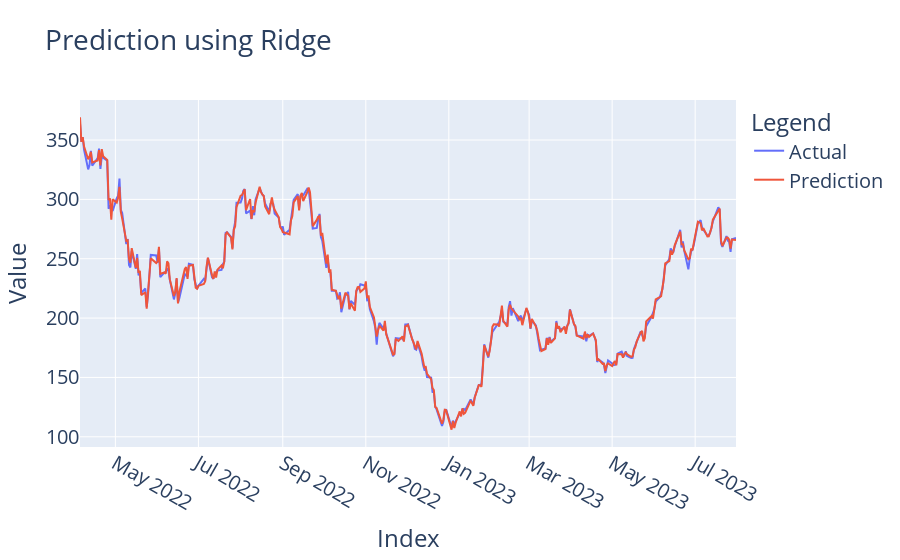

Notebook cell for this chart:
### Code cell
'''plt.figure(figsize=(25, 10))
plt.plot(y_test, color = 'blue', label = 'actual')
plt.plot(y_test_pred_ridge, color = 'green', label = 'prediction')
plt.title("Prediction using Ridge", fontdict= {'fontsize': 20})
plt.show()'''

import plotly.graph_objects as go

fig = go.Figure()

fig.add_trace(go.Scatter(
    x=y_test.index,
    y=y_test,
    mode='lines',
    name='Actual'
)) 

fig.add_trace(go.Scatter(
    x=y_test.index, 
    y=y_test_pred_ridge,
    mode='lines',
    name='Prediction'
))

fig.update_layout(
    title='Prediction using Ridge',
    xaxis_title='Index', 
    yaxis_title='Value',
    legend_title='Legend',
    font=dict(size=20)  
)

fig.show()

### Figure 1 — Plotly figure (JSON) as saved in the notebook; plotly's stock layout.template omitted (floating-point values rounded to 4 significant figures; data arrays with more than 128 entries replaced by an {"elided": "..."} marker saying what was removed)
{"data": [{"mode": "lines", "name": "Actual", "type": "scatter", "x": {"elided": "331 str values"}, "y": {"elided": "331 float values"}}, {"mode": "lines", "name": "Prediction", "type": "scatter", "x": {"elided": "331 str values"}, "y": {"elided": "331 float values"}}], "layout": {"font": {"size": 20}, "legend": {"title": {"text": "Legend"}}, "title": {"text": "Prediction using Ridge"}, "xaxis": {"title": {"text": "Index"}}, "yaxis": {"title": {"text": "Value"}}}}
